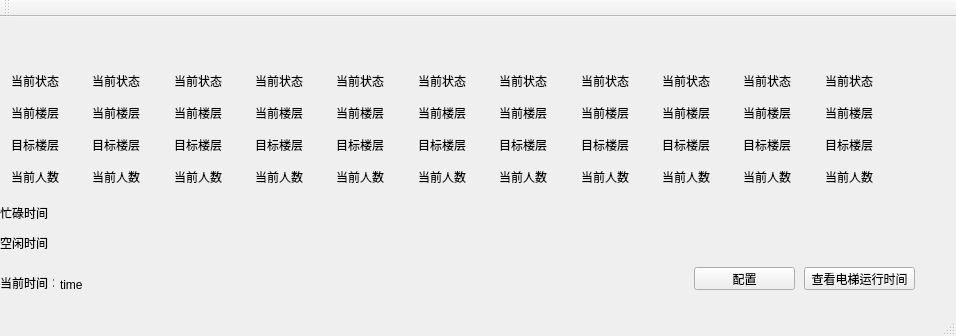
<?xml version="1.0" encoding="UTF-8"?>
<ui version="4.0">
 <class>MainWindow</class>
 <widget class="QMainWindow" name="MainWindow">
  <property name="geometry">
   <rect>
    <x>0</x>
    <y>0</y>
    <width>956</width>
    <height>336</height>
   </rect>
  </property>
  <property name="windowTitle">
   <string>MainWindow</string>
  </property>
  <widget class="QWidget" name="centralWidget">
   <widget class="QLabel" name="label_16">
    <property name="geometry">
     <rect>
      <x>0</x>
      <y>260</y>
      <width>54</width>
      <height>12</height>
     </rect>
    </property>
    <property name="text">
     <string>当前时间：</string>
    </property>
   </widget>
   <widget class="QLabel" name="label_17">
    <property name="geometry">
     <rect>
      <x>60</x>
      <y>260</y>
      <width>161</width>
      <height>16</height>
     </rect>
    </property>
    <property name="text">
     <string>time</string>
    </property>
   </widget>
   <widget class="QWidget" name="layoutWidget">
    <property name="geometry">
     <rect>
      <x>0</x>
      <y>10</y>
      <width>921</width>
      <height>20</height>
     </rect>
    </property>
    <layout class="QHBoxLayout" name="horizontalLayout">
     <item>
      <widget class="QLabel" name="label">
       <property name="text">
        <string>电梯编号</string>
       </property>
      </widget>
     </item>
     <item>
      <widget class="QLabel" name="label_2">
       <property name="text">
        <string>1</string>
       </property>
      </widget>
     </item>
     <item>
      <widget class="QLabel" name="label_3">
       <property name="text">
        <string>2</string>
       </property>
      </widget>
     </item>
     <item>
      <widget class="QLabel" name="label_4">
       <property name="text">
        <string>3</string>
       </property>
      </widget>
     </item>
     <item>
      <widget class="QLabel" name="label_5">
       <property name="text">
        <string>4</string>
       </property>
      </widget>
     </item>
     <item>
      <widget class="QLabel" name="label_6">
       <property name="text">
        <string>5</string>
       </property>
      </widget>
     </item>
     <item>
      <widget class="QLabel" name="label_7">
       <property name="text">
        <string>6</string>
       </property>
      </widget>
     </item>
     <item>
      <widget class="QLabel" name="label_8">
       <property name="text">
        <string>7</string>
       </property>
      </widget>
     </item>
     <item>
      <widget class="QLabel" name="label_9">
       <property name="text">
        <string>8</string>
       </property>
      </widget>
     </item>
     <item>
      <widget class="QLabel" name="label_10">
       <property name="text">
        <string>9</string>
       </property>
      </widget>
     </item>
     <item>
      <widget class="QLabel" name="label_11">
       <property name="text">
        <string>10</string>
       </property>
      </widget>
     </item>
    </layout>
   </widget>
   <widget class="QWidget" name="layoutWidget">
    <property name="geometry">
     <rect>
      <x>0</x>
      <y>40</y>
      <width>911</width>
      <height>144</height>
     </rect>
    </property>
    <layout class="QHBoxLayout" name="horizontalLayout_2">
     <item>
      <layout class="QVBoxLayout" name="verticalLayout">
       <item>
        <widget class="QLabel" name="label_12">
         <property name="text">
          <string>当前状态</string>
         </property>
        </widget>
       </item>
       <item>
        <widget class="QLabel" name="label_13">
         <property name="text">
          <string>当前楼层</string>
         </property>
        </widget>
       </item>
       <item>
        <widget class="QLabel" name="label_14">
         <property name="text">
          <string>目标楼层</string>
         </property>
        </widget>
       </item>
       <item>
        <widget class="QLabel" name="label_15">
         <property name="text">
          <string>当前人数</string>
         </property>
        </widget>
       </item>
      </layout>
     </item>
     <item>
      <layout class="QVBoxLayout" name="verticalLayout_2">
       <item>
        <widget class="QLabel" name="label_18">
         <property name="text">
          <string>当前状态</string>
         </property>
        </widget>
       </item>
       <item>
        <widget class="QLabel" name="label_19">
         <property name="text">
          <string>当前楼层</string>
         </property>
        </widget>
       </item>
       <item>
        <widget class="QLabel" name="label_20">
         <property name="text">
          <string>目标楼层</string>
         </property>
        </widget>
       </item>
       <item>
        <widget class="QLabel" name="label_21">
         <property name="text">
          <string>当前人数</string>
         </property>
        </widget>
       </item>
      </layout>
     </item>
     <item>
      <layout class="QVBoxLayout" name="verticalLayout_3">
       <item>
        <widget class="QLabel" name="label_22">
         <property name="text">
          <string>当前状态</string>
         </property>
        </widget>
       </item>
       <item>
        <widget class="QLabel" name="label_23">
         <property name="text">
          <string>当前楼层</string>
         </property>
        </widget>
       </item>
       <item>
        <widget class="QLabel" name="label_24">
         <property name="text">
          <string>目标楼层</string>
         </property>
        </widget>
       </item>
       <item>
        <widget class="QLabel" name="label_25">
         <property name="text">
          <string>当前人数</string>
         </property>
        </widget>
       </item>
      </layout>
     </item>
     <item>
      <layout class="QVBoxLayout" name="verticalLayout_4">
       <item>
        <widget class="QLabel" name="label_26">
         <property name="text">
          <string>当前状态</string>
         </property>
        </widget>
       </item>
       <item>
        <widget class="QLabel" name="label_27">
         <property name="text">
          <string>当前楼层</string>
         </property>
        </widget>
       </item>
       <item>
        <widget class="QLabel" name="label_28">
         <property name="text">
          <string>目标楼层</string>
         </property>
        </widget>
       </item>
       <item>
        <widget class="QLabel" name="label_29">
         <property name="text">
          <string>当前人数</string>
         </property>
        </widget>
       </item>
      </layout>
     </item>
     <item>
      <layout class="QVBoxLayout" name="verticalLayout_5">
       <item>
        <widget class="QLabel" name="label_30">
         <property name="text">
          <string>当前状态</string>
         </property>
        </widget>
       </item>
       <item>
        <widget class="QLabel" name="label_31">
         <property name="text">
          <string>当前楼层</string>
         </property>
        </widget>
       </item>
       <item>
        <widget class="QLabel" name="label_32">
         <property name="text">
          <string>目标楼层</string>
         </property>
        </widget>
       </item>
       <item>
        <widget class="QLabel" name="label_33">
         <property name="text">
          <string>当前人数</string>
         </property>
        </widget>
       </item>
      </layout>
     </item>
     <item>
      <layout class="QVBoxLayout" name="verticalLayout_6">
       <item>
        <widget class="QLabel" name="label_34">
         <property name="text">
          <string>当前状态</string>
         </property>
        </widget>
       </item>
       <item>
        <widget class="QLabel" name="label_35">
         <property name="text">
          <string>当前楼层</string>
         </property>
        </widget>
       </item>
       <item>
        <widget class="QLabel" name="label_36">
         <property name="text">
          <string>目标楼层</string>
         </property>
        </widget>
       </item>
       <item>
        <widget class="QLabel" name="label_37">
         <property name="text">
          <string>当前人数</string>
         </property>
        </widget>
       </item>
      </layout>
     </item>
     <item>
      <layout class="QVBoxLayout" name="verticalLayout_7">
       <item>
        <widget class="QLabel" name="label_38">
         <property name="text">
          <string>当前状态</string>
         </property>
        </widget>
       </item>
       <item>
        <widget class="QLabel" name="label_39">
         <property name="text">
          <string>当前楼层</string>
         </property>
        </widget>
       </item>
       <item>
        <widget class="QLabel" name="label_40">
         <property name="text">
          <string>目标楼层</string>
         </property>
        </widget>
       </item>
       <item>
        <widget class="QLabel" name="label_41">
         <property name="text">
          <string>当前人数</string>
         </property>
        </widget>
       </item>
      </layout>
     </item>
     <item>
      <layout class="QVBoxLayout" name="verticalLayout_8">
       <item>
        <widget class="QLabel" name="label_42">
         <property name="text">
          <string>当前状态</string>
         </property>
        </widget>
       </item>
       <item>
        <widget class="QLabel" name="label_43">
         <property name="text">
          <string>当前楼层</string>
         </property>
        </widget>
       </item>
       <item>
        <widget class="QLabel" name="label_44">
         <property name="text">
          <string>目标楼层</string>
         </property>
        </widget>
       </item>
       <item>
        <widget class="QLabel" name="label_45">
         <property name="text">
          <string>当前人数</string>
         </property>
        </widget>
       </item>
      </layout>
     </item>
     <item>
      <layout class="QVBoxLayout" name="verticalLayout_9">
       <item>
        <widget class="QLabel" name="label_46">
         <property name="text">
          <string>当前状态</string>
         </property>
        </widget>
       </item>
       <item>
        <widget class="QLabel" name="label_47">
         <property name="text">
          <string>当前楼层</string>
         </property>
        </widget>
       </item>
       <item>
        <widget class="QLabel" name="label_48">
         <property name="text">
          <string>目标楼层</string>
         </property>
        </widget>
       </item>
       <item>
        <widget class="QLabel" name="label_49">
         <property name="text">
          <string>当前人数</string>
         </property>
        </widget>
       </item>
      </layout>
     </item>
     <item>
      <layout class="QVBoxLayout" name="verticalLayout_10">
       <item>
        <widget class="QLabel" name="label_50">
         <property name="text">
          <string>当前状态</string>
         </property>
        </widget>
       </item>
       <item>
        <widget class="QLabel" name="label_51">
         <property name="text">
          <string>当前楼层</string>
         </property>
        </widget>
       </item>
       <item>
        <widget class="QLabel" name="label_52">
         <property name="text">
          <string>目标楼层</string>
         </property>
        </widget>
       </item>
       <item>
        <widget class="QLabel" name="label_53">
         <property name="text">
          <string>当前人数</string>
         </property>
        </widget>
       </item>
      </layout>
     </item>
     <item>
      <layout class="QVBoxLayout" name="verticalLayout_11">
       <item>
        <widget class="QLabel" name="label_54">
         <property name="text">
          <string>当前状态</string>
         </property>
        </widget>
       </item>
       <item>
        <widget class="QLabel" name="label_55">
         <property name="text">
          <string>当前楼层</string>
         </property>
        </widget>
       </item>
       <item>
        <widget class="QLabel" name="label_56">
         <property name="text">
          <string>目标楼层</string>
         </property>
        </widget>
       </item>
       <item>
        <widget class="QLabel" name="label_57">
         <property name="text">
          <string>当前人数</string>
         </property>
        </widget>
       </item>
      </layout>
     </item>
    </layout>
   </widget>
   <widget class="QLabel" name="label_58">
    <property name="geometry">
     <rect>
      <x>0</x>
      <y>190</y>
      <width>54</width>
      <height>12</height>
     </rect>
    </property>
    <property name="text">
     <string>忙碌时间</string>
    </property>
   </widget>
   <widget class="QLabel" name="label_59">
    <property name="geometry">
     <rect>
      <x>0</x>
      <y>220</y>
      <width>54</width>
      <height>12</height>
     </rect>
    </property>
    <property name="text">
     <string>空闲时间</string>
    </property>
   </widget>
   <widget class="QWidget" name="">
    <property name="geometry">
     <rect>
      <x>80</x>
      <y>190</y>
      <width>831</width>
      <height>51</height>
     </rect>
    </property>
    <layout class="QHBoxLayout" name="horizontalLayout_3">
     <item>
      <layout class="QVBoxLayout" name="verticalLayout_21">
       <item>
        <widget class="QLabel" name="label_60">
         <property name="text">
          <string/>
         </property>
        </widget>
       </item>
       <item>
        <widget class="QLabel" name="label_61">
         <property name="text">
          <string/>
         </property>
        </widget>
       </item>
      </layout>
     </item>
     <item>
      <layout class="QVBoxLayout" name="verticalLayout_20">
       <item>
        <widget class="QLabel" name="label_62">
         <property name="text">
          <string/>
         </property>
        </widget>
       </item>
       <item>
        <widget class="QLabel" name="label_63">
         <property name="text">
          <string/>
         </property>
        </widget>
       </item>
      </layout>
     </item>
     <item>
      <layout class="QVBoxLayout" name="verticalLayout_19">
       <item>
        <widget class="QLabel" name="label_64">
         <property name="text">
          <string/>
         </property>
        </widget>
       </item>
       <item>
        <widget class="QLabel" name="label_65">
         <property name="text">
          <string/>
         </property>
        </widget>
       </item>
      </layout>
     </item>
     <item>
      <layout class="QVBoxLayout" name="verticalLayout_18">
       <item>
        <widget class="QLabel" name="label_66">
         <property name="text">
          <string/>
         </property>
        </widget>
       </item>
       <item>
        <widget class="QLabel" name="label_67">
         <property name="text">
          <string/>
         </property>
        </widget>
       </item>
      </layout>
     </item>
     <item>
      <layout class="QVBoxLayout" name="verticalLayout_17">
       <item>
        <widget class="QLabel" name="label_68">
         <property name="text">
          <string/>
         </property>
        </widget>
       </item>
       <item>
        <widget class="QLabel" name="label_69">
         <property name="text">
          <string/>
         </property>
        </widget>
       </item>
      </layout>
     </item>
     <item>
      <layout class="QVBoxLayout" name="verticalLayout_16">
       <item>
        <widget class="QLabel" name="label_70">
         <property name="text">
          <string/>
         </property>
        </widget>
       </item>
       <item>
        <widget class="QLabel" name="label_71">
         <property name="text">
          <string/>
         </property>
        </widget>
       </item>
      </layout>
     </item>
     <item>
      <layout class="QVBoxLayout" name="verticalLayout_15">
       <item>
        <widget class="QLabel" name="label_72">
         <property name="text">
          <string/>
         </property>
        </widget>
       </item>
       <item>
        <widget class="QLabel" name="label_73">
         <property name="text">
          <string/>
         </property>
        </widget>
       </item>
      </layout>
     </item>
     <item>
      <layout class="QVBoxLayout" name="verticalLayout_14">
       <item>
        <widget class="QLabel" name="label_74">
         <property name="text">
          <string/>
         </property>
        </widget>
       </item>
       <item>
        <widget class="QLabel" name="label_75">
         <property name="text">
          <string/>
         </property>
        </widget>
       </item>
      </layout>
     </item>
     <item>
      <layout class="QVBoxLayout" name="verticalLayout_13">
       <item>
        <widget class="QLabel" name="label_76">
         <property name="text">
          <string/>
         </property>
        </widget>
       </item>
       <item>
        <widget class="QLabel" name="label_77">
         <property name="text">
          <string/>
         </property>
        </widget>
       </item>
      </layout>
     </item>
     <item>
      <layout class="QVBoxLayout" name="verticalLayout_12">
       <item>
        <widget class="QLabel" name="label_78">
         <property name="text">
          <string/>
         </property>
        </widget>
       </item>
       <item>
        <widget class="QLabel" name="label_79">
         <property name="text">
          <string/>
         </property>
        </widget>
       </item>
      </layout>
     </item>
    </layout>
   </widget>
   <widget class="QPushButton" name="pushButton_1">
    <property name="geometry">
     <rect>
      <x>804</x>
      <y>250</y>
      <width>111</width>
      <height>23</height>
     </rect>
    </property>
    <property name="text">
     <string>查看电梯运行时间</string>
    </property>
   </widget>
   <widget class="QPushButton" name="pushButton">
    <property name="geometry">
     <rect>
      <x>694</x>
      <y>250</y>
      <width>101</width>
      <height>23</height>
     </rect>
    </property>
    <property name="text">
     <string>配置</string>
    </property>
   </widget>
  </widget>
  <widget class="QMenuBar" name="menuBar">
   <property name="geometry">
    <rect>
     <x>0</x>
     <y>0</y>
     <width>956</width>
     <height>23</height>
    </rect>
   </property>
  </widget>
  <widget class="QToolBar" name="mainToolBar">
   <attribute name="toolBarArea">
    <enum>TopToolBarArea</enum>
   </attribute>
   <attribute name="toolBarBreak">
    <bool>false</bool>
   </attribute>
  </widget>
  <widget class="QStatusBar" name="statusBar"/>
 </widget>
 <layoutdefault spacing="6" margin="11"/>
 <resources/>
 <connections/>
</ui>
